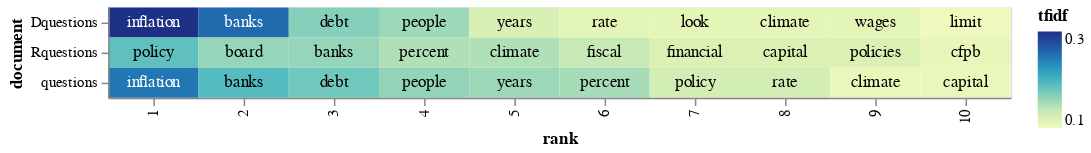

Notebook code cell kept with this figure:
### Markdown cell above
###TF-IDF

Using TF-IDF to identify the most significant words featured in the March 2023 CFS questions, we see some  differences in the questions asked by Democrats versus Republicans.

Democrat's top keyword was 'inflation', while Republican's top keyword was 'policy'. At a high level, the most frequent words and most of the words identified using TF-IDF appear to relate to the Fed's mandate to some extent.

Republicans were more likely to ask questions related to fiscal policy. Using the concordance tool, we see that some of the questions were related to Biden administration policies or the impact of fiscal policy on inflation. Democrats were more likely to ask about the debt limit, highlighting the costs associated with not raising it. Both of these topic areas could be classed as relating to political or fiscal matters that cannot be addressed under the Fed's mandate.

Both parties addressed climate change, but the parties approached the topic differently. Democrat questions appeared to focus more on the costs of climate change, while Republicans were more focused on regulation or capital markets. Chair Powell has [stated](https://www.federalreserve.gov/newsevents/pressreleases/powell-statement-20231024b.htm#:~:text=The%20Federal%20Reserve%20has%20narrow,financial%20risks%20of%20climate%20change.) that the Fed's responsibilities regarding climate-related financial risks are narrow, and related to its bank supervision responsibilities.

Republicans also asked about the CFPB - the [Consumer Finance Protection Bureau](https://www.federalregister.gov/agencies/consumer-financial-protection-bureau) - an independent bureau within the Federal Reserve System. The questions appear to relate to the accountability and funding mechanisms of the Bureau. In 2022, the Fifth Circuit Court of Appeals ruled that the CFPB's structure is unconstitutional because it is funded through fees collected by the Fed, instead of through an annual congressional appropriation (Source: [NPR](https://www.npr.org/2023/10/03/1203416483/most-supreme-court-justices-seemed-inclined-to-uphold-how-cfpb-is-funded)). The case was heard by the Supreme Court in October 2023.

### Code cell
##Plotting the TF-IDF Results
##Reference: Krisel 2023, https://github.com/rskrisel/tf-idf/blob/main/README.md

import altair as alt
import numpy as np

# Terms in this list will get a red dot in the visualization
#term_list = ['inflation', 'employment']

# adding a little randomness to break ties in term ranking
top_tfidf_plusRand = top_tfidf.copy()
top_tfidf_plusRand['tfidf'] = top_tfidf_plusRand['tfidf'] + np.random.rand(top_tfidf.shape[0])*0.0001

# base for all visualizations, with rank calculation
base = alt.Chart(top_tfidf_plusRand).encode(
    x = 'rank:O',
    y = 'document:N'
).transform_window(
    rank = "rank()",
    sort = [alt.SortField("tfidf", order="descending")],
    groupby = ["document"],
)

# heatmap specification
heatmap = base.mark_rect().encode(
    color = 'tfidf:Q'
)

# red circle over terms in above list
#circle = base.mark_circle(size=100).encode(
#    color = alt.condition(
#        alt.FieldOneOfPredicate(field='term', oneOf=term_list),
#        alt.value('red'),
#        alt.value('#FFFFFF00')
#    )
#)

# text labels, white for darker heatmap colors
text = base.mark_text(baseline='middle').encode(
    text = 'term:N',
    color = alt.condition(alt.datum.tfidf >= 0.23, alt.value('white'), alt.value('black'))
)

# display the three superimposed visualizations
(heatmap + text).properties(width = 600)

### Figure 1 — Vega-Lite specification as saved in the notebook (floating-point values rounded to 4 significant figures)
{"config": {"view": {"continuousWidth": 400, "continuousHeight": 300}}, "layer": [{"mark": "rect", "encoding": {"color": {"field": "tfidf", "type": "quantitative"}, "x": {"field": "rank", "type": "ordinal"}, "y": {"field": "document", "type": "nominal"}}, "transform": [{"window": [{"op": "rank", "field": "", "as": "rank"}], "groupby": ["document"], "sort": [{"field": "tfidf", "order": "descending"}]}]}, {"mark": {"type": "text", "baseline": "middle"}, "encoding": {"color": {"condition": {"value": "white", "test": "(datum.tfidf >= 0.23)"}, "value": "black"}, "text": {"field": "term", "type": "nominal"}, "x": {"field": "rank", "type": "ordinal"}, "y": {"field": "document", "type": "nominal"}}, "transform": [{"window": [{"op": "rank", "field": "", "as": "rank"}], "groupby": ["document"], "sort": [{"field": "tfidf", "order": "descending"}]}]}], "data": {"name": "data-588dff153d8b694f4331d76167a4190c"}, "width": 600, "$schema": "https://vega.github.io/schema/vega-lite/v4.17.0.json", "datasets": {"data-588dff153d8b694f4331d76167a4190c": [{"document": "Dquestions", "term": "inflation", "tfidf": 0.2855}, {"document": "Dquestions", "term": "banks", "tfidf": 0.2447}, {"document": "Dquestions", "term": "debt", "tfidf": 0.1631}, {"document": "Dquestions", "term": "people", "tfidf": 0.153}, {"document": "Dquestions", "term": "years", "tfidf": 0.1224}, {"document": "Dquestions", "term": "climate", "tfidf": 0.1122}, {"document": "Dquestions", "term": "look", "tfidf": 0.1122}, {"document": "Dquestions", "term": "rate", "tfidf": 0.1122}, {"document": "Dquestions", "term": "wages", "tfidf": 0.1122}, {"document": "Dquestions", "term": "limit", "tfidf": 0.102}, {"document": "Rquestions", "term": "policy", "tfidf": 0.1805}, {"document": "Rquestions", "term": "banks", "tfidf": 0.1565}, {"document": "Rquestions", "term": "board", "tfidf": 0.1565}, {"document": "Rquestions", "term": "climate", "tfidf": 0.1445}, {"document": "Rquestions", "term": "percent", "tfidf": 0.1445}, {"document": "Rquestions", "term": "fiscal", "tfidf": 0.1324}, {"document": "Rquestions", "term": "capital", "tfidf": 0.1204}, {"document": "Rquestions", "term": "financial", "tfidf": 0.1204}, {"document": "Rquestions", "term": "policies", "tfidf": 0.1204}, {"document": "Rquestions", "term": "cfpb", "tfidf": 0.1084}, {"document": "questions", "term": "inflation", "tfidf": 0.2371}, {"document": "questions", "term": "banks", "tfidf": 0.186}, {"document": "questions", "term": "debt", "tfidf": 0.172}, {"document": "questions", "term": "people", "tfidf": 0.1582}, {"document": "questions", "term": "years", "tfidf": 0.1535}, {"document": "questions", "term": "percent", "tfidf": 0.1488}, {"document": "questions", "term": "policy", "tfidf": 0.1256}, {"document": "questions", "term": "rate", "tfidf": 0.1255}, {"document": "questions", "term": "capital", "tfidf": 0.1069}, {"document": "questions", "term": "climate", "tfidf": 0.107}]}}
